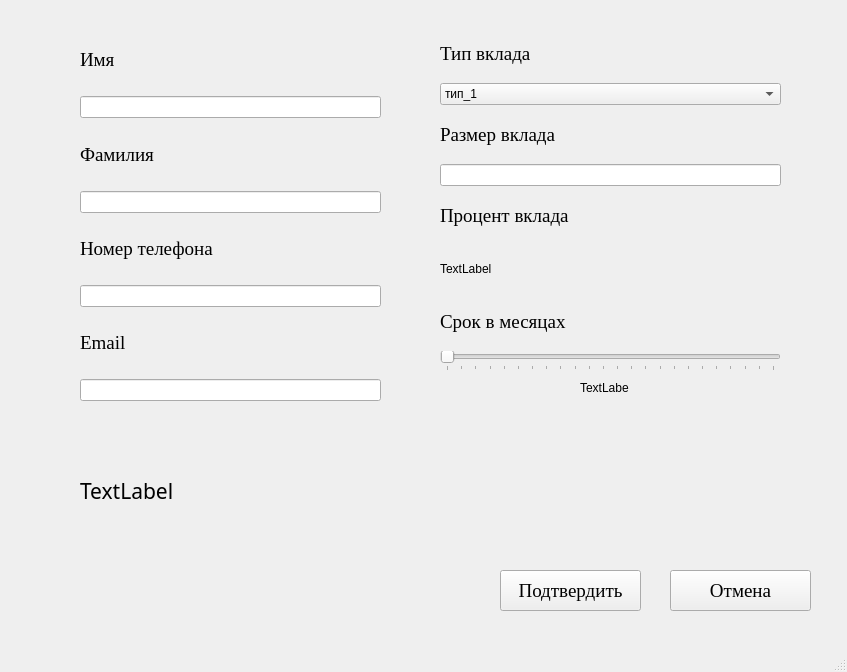
<?xml version="1.0" encoding="UTF-8"?>
<ui version="4.0">
 <class>MainWindow</class>
 <widget class="QMainWindow" name="MainWindow">
  <property name="geometry">
   <rect>
    <x>0</x>
    <y>0</y>
    <width>847</width>
    <height>672</height>
   </rect>
  </property>
  <property name="windowTitle">
   <string>MainWindow</string>
  </property>
  <widget class="QWidget" name="centralwidget">
   <widget class="QPushButton" name="AddDepositButton">
    <property name="geometry">
     <rect>
      <x>500</x>
      <y>570</y>
      <width>141</width>
      <height>41</height>
     </rect>
    </property>
    <property name="font">
     <font>
      <family>Times New Roman</family>
      <pointsize>14</pointsize>
     </font>
    </property>
    <property name="text">
     <string>Подтвердить</string>
    </property>
   </widget>
   <widget class="QPushButton" name="BackToMEnu">
    <property name="geometry">
     <rect>
      <x>670</x>
      <y>570</y>
      <width>141</width>
      <height>41</height>
     </rect>
    </property>
    <property name="font">
     <font>
      <family>Times New Roman</family>
      <pointsize>14</pointsize>
     </font>
    </property>
    <property name="text">
     <string>Отмена</string>
    </property>
   </widget>
   <widget class="QLabel" name="TimeNumLabel">
    <property name="geometry">
     <rect>
      <x>580</x>
      <y>380</y>
      <width>49</width>
      <height>16</height>
     </rect>
    </property>
    <property name="text">
     <string>TextLabel</string>
    </property>
   </widget>
   <widget class="QWidget" name="verticalLayoutWidget">
    <property name="geometry">
     <rect>
      <x>80</x>
      <y>30</y>
      <width>301</width>
      <height>371</height>
     </rect>
    </property>
    <layout class="QVBoxLayout" name="verticalLayout">
     <item>
      <widget class="QLabel" name="label">
       <property name="font">
        <font>
         <family>Times New Roman</family>
         <pointsize>14</pointsize>
        </font>
       </property>
       <property name="text">
        <string>Имя</string>
       </property>
      </widget>
     </item>
     <item>
      <widget class="QLineEdit" name="NameLine"/>
     </item>
     <item>
      <widget class="QLabel" name="label_9">
       <property name="font">
        <font>
         <family>Times New Roman</family>
         <pointsize>14</pointsize>
        </font>
       </property>
       <property name="text">
        <string>Фамилия</string>
       </property>
      </widget>
     </item>
     <item>
      <widget class="QLineEdit" name="SurnameLine"/>
     </item>
     <item>
      <widget class="QLabel" name="label_7">
       <property name="font">
        <font>
         <family>Times New Roman</family>
         <pointsize>14</pointsize>
        </font>
       </property>
       <property name="text">
        <string>Номер телефона</string>
       </property>
      </widget>
     </item>
     <item>
      <widget class="QLineEdit" name="PhoneLine"/>
     </item>
     <item>
      <widget class="QLabel" name="label_8">
       <property name="font">
        <font>
         <family>Times New Roman</family>
         <pointsize>14</pointsize>
        </font>
       </property>
       <property name="text">
        <string>Email</string>
       </property>
      </widget>
     </item>
     <item>
      <widget class="QLineEdit" name="EmailLine">
       <property name="text">
        <string/>
       </property>
      </widget>
     </item>
    </layout>
   </widget>
   <widget class="QWidget" name="verticalLayoutWidget_2">
    <property name="geometry">
     <rect>
      <x>440</x>
      <y>30</y>
      <width>341</width>
      <height>341</height>
     </rect>
    </property>
    <layout class="QVBoxLayout" name="verticalLayout_2">
     <item>
      <widget class="QLabel" name="label_5">
       <property name="font">
        <font>
         <family>Times New Roman</family>
         <pointsize>14</pointsize>
        </font>
       </property>
       <property name="text">
        <string>Тип вклада</string>
       </property>
      </widget>
     </item>
     <item>
      <widget class="QComboBox" name="TypeOption">
       <item>
        <property name="text">
         <string>тип_1</string>
        </property>
       </item>
       <item>
        <property name="text">
         <string>тип_2</string>
        </property>
       </item>
      </widget>
     </item>
     <item>
      <widget class="QLabel" name="label_2">
       <property name="font">
        <font>
         <family>Times New Roman</family>
         <pointsize>14</pointsize>
        </font>
       </property>
       <property name="text">
        <string>Размер вклада</string>
       </property>
      </widget>
     </item>
     <item>
      <widget class="QLineEdit" name="AmountLine"/>
     </item>
     <item>
      <widget class="QLabel" name="label_3">
       <property name="font">
        <font>
         <family>Times New Roman</family>
         <pointsize>14</pointsize>
        </font>
       </property>
       <property name="text">
        <string>Процент вклада</string>
       </property>
      </widget>
     </item>
     <item>
      <widget class="QLabel" name="PercentLabel">
       <property name="text">
        <string>TextLabel</string>
       </property>
      </widget>
     </item>
     <item>
      <widget class="QLabel" name="label_4">
       <property name="font">
        <font>
         <family>Times New Roman</family>
         <pointsize>14</pointsize>
        </font>
       </property>
       <property name="text">
        <string>Срок в месяцах</string>
       </property>
      </widget>
     </item>
     <item>
      <widget class="QSlider" name="TimeSlider">
       <property name="minimum">
        <number>1</number>
       </property>
       <property name="maximum">
        <number>24</number>
       </property>
       <property name="orientation">
        <enum>Qt::Orientation::Horizontal</enum>
       </property>
       <property name="tickPosition">
        <enum>QSlider::TickPosition::TicksBelow</enum>
       </property>
       <property name="tickInterval">
        <number>1</number>
       </property>
      </widget>
     </item>
    </layout>
   </widget>
   <widget class="QLabel" name="ErrorLabel">
    <property name="geometry">
     <rect>
      <x>80</x>
      <y>460</y>
      <width>711</width>
      <height>61</height>
     </rect>
    </property>
    <property name="font">
     <font>
      <family>Sans Serif Collection</family>
      <pointsize>16</pointsize>
     </font>
    </property>
    <property name="frameShape">
     <enum>QFrame::Shape::NoFrame</enum>
    </property>
    <property name="text">
     <string>TextLabel</string>
    </property>
    <property name="scaledContents">
     <bool>false</bool>
    </property>
    <property name="wordWrap">
     <bool>false</bool>
    </property>
    <property name="openExternalLinks">
     <bool>false</bool>
    </property>
   </widget>
  </widget>
  <widget class="QStatusBar" name="statusbar"/>
 </widget>
 <resources/>
 <connections/>
</ui>
